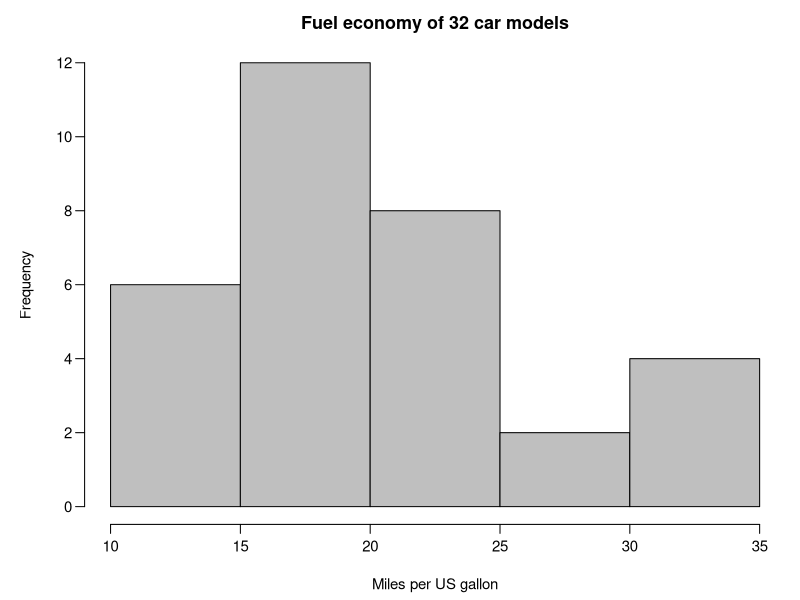
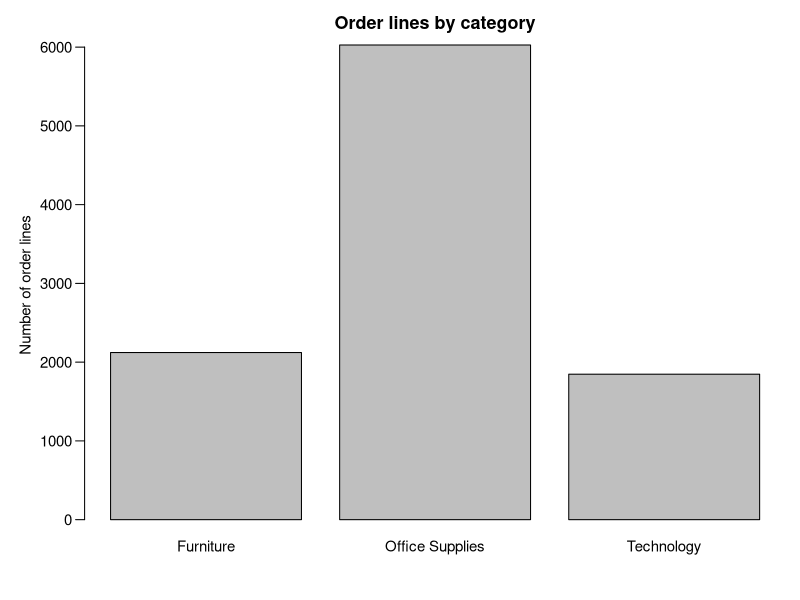
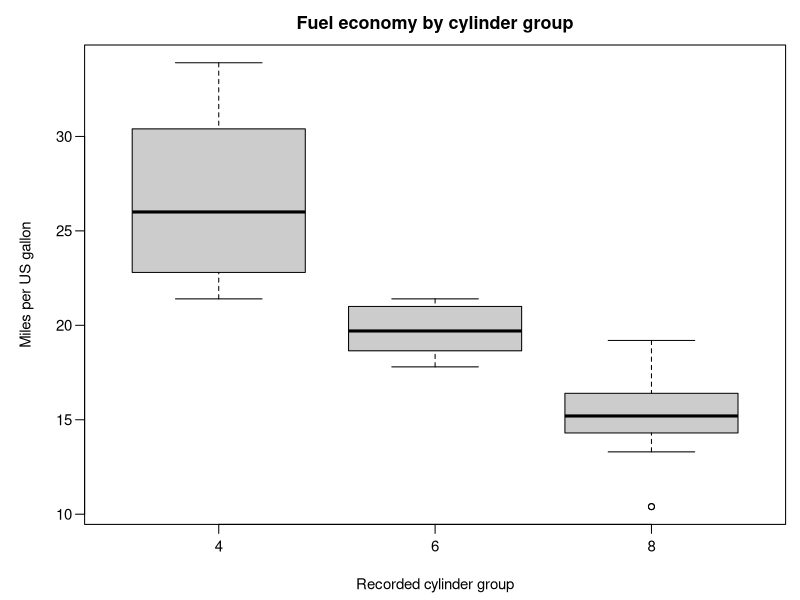
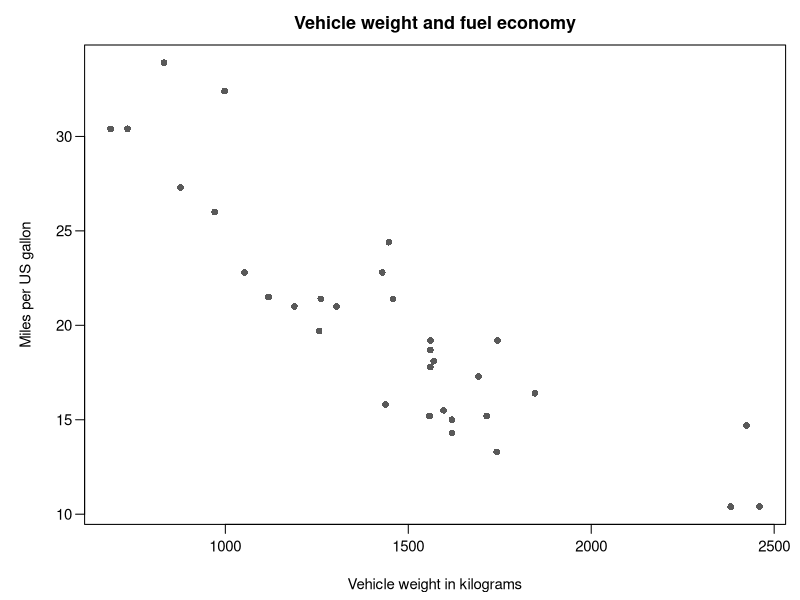
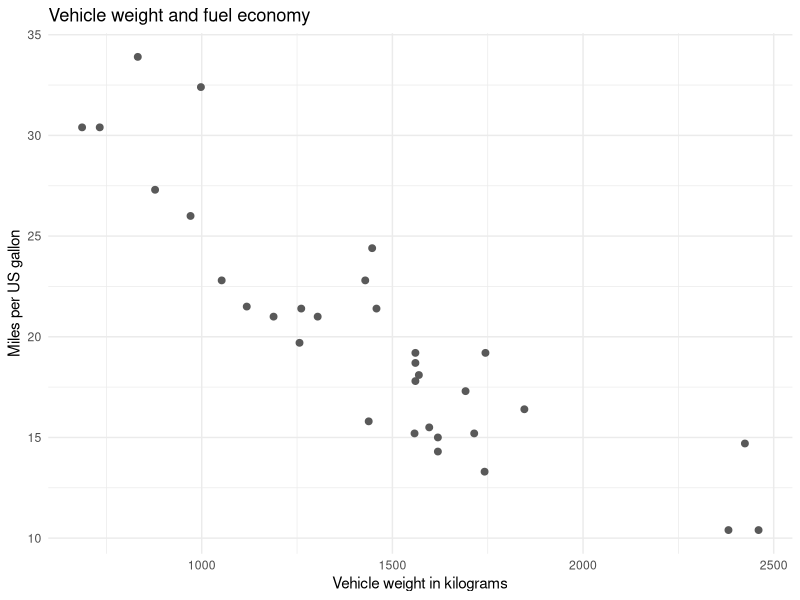
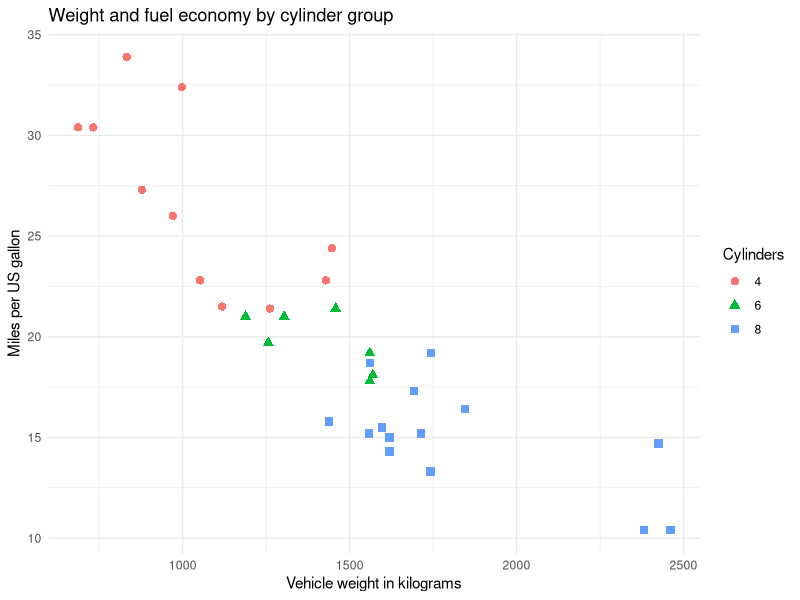
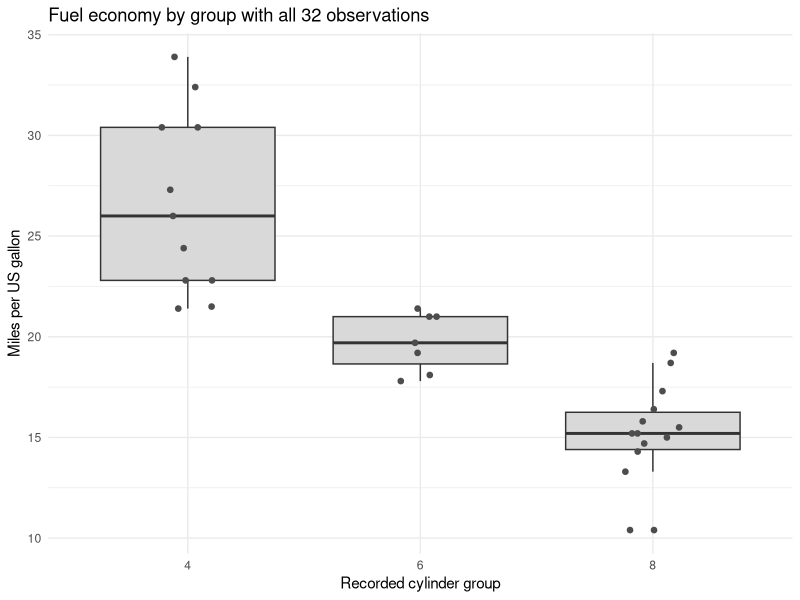
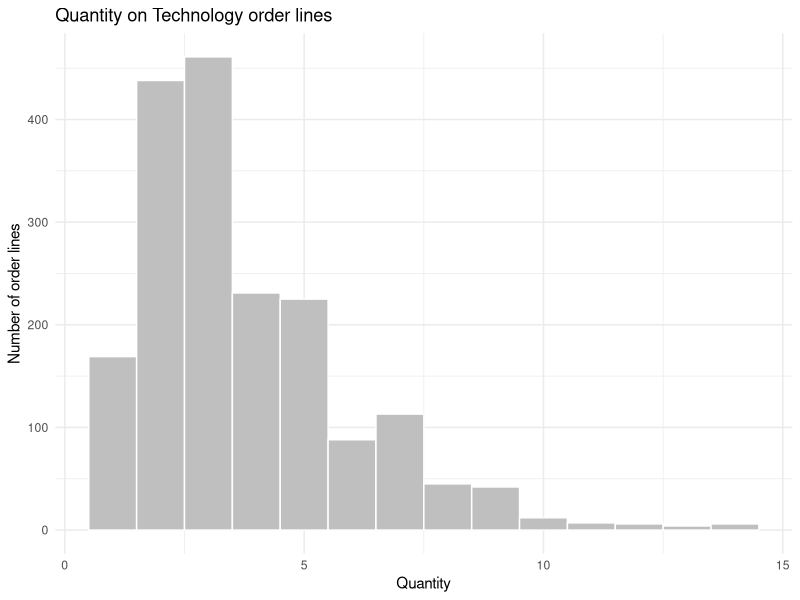

Write R code to recreate these figures, in order.
## ---- chunk 1
#| include: false
knitr::opts_chunk$set(message = FALSE, dpi = 200)
## ---- chunk 2
print("Hello, World!")
## ---- chunk 3
age <- 25          # Store a number
name <- "Alice"    # Store text
is_registered <- TRUE
age
## ---- chunk 4
typeof(age)
class(age)
typeof(25L)
typeof(name)
typeof(is_registered)
## ---- chunk 5
round(x = 12.345, digits = 2)
## ---- chunk 6
ages <- c(20, 22, 25, 28, 30)
length(ages)
## ---- chunk 7
1:5
seq(from = 2, to = 10, by = 2)
rep(x = 0, times = 3)
## ---- chunk 8
ages[3]           # Third value: 25
ages[2:4]         # Positions 2, 3 and 4: 22, 25, 28
ages[c(1, 5)]     # First and fifth values: 20, 30
## ---- chunk 9
ages >= 25
ages[ages >= 25]
## ---- chunk 10
ages[(ages >= 22) & (ages <= 28)]
## ---- chunk 11
score <- 65
if (score >= 50) {
  print("Pass")
} else {
  print("Below the pass mark")
}
## ---- chunk 12
for (number in 1:3) {
  print(number^2)
}
## ---- chunk 13
people <- data.frame(
  name = c("Alice", "Bob", "Eva"),
  age = c(25, 30, 22)
)
people
## ---- chunk 14
car_data <- mtcars
## ---- chunk 15
class(car_data)
dim(car_data)
nrow(car_data)
ncol(car_data)
names(car_data)
## ---- chunk 16
car_data[1:3, c("mpg", "wt", "cyl")]
class(car_data["mpg"])
class(car_data[["mpg"]])
## ---- chunk 17
head(x = car_data[c("mpg", "wt", "cyl")], n = 3)
tail(x = car_data[c("mpg", "wt", "cyl")], n = 2)
## ---- chunk 18
str(object = car_data[c("mpg", "wt", "cyl")])
summary(object = car_data[c("mpg", "wt")])
## ---- chunk 19
car_data$weight_kg <- car_data$wt * 453.59237
head(x = car_data[c("wt", "weight_kg")], n = 3)
## ---- chunk 20
efficient_cars <- car_data[
  car_data$mpg >= 25, c("mpg", "weight_kg", "cyl")
]
efficient_cars
## ---- chunk 21
efficient_cars[order(efficient_cars$weight_kg), ]
## ---- chunk 22
superstore <- read.csv(file = "data/r-introduction/superstore.csv")
head(x = superstore[c("Category", "Sales", "Profit")], n = 3)
## ---- chunk 23
values <- c(10, NA, 20)
is.na(values)
mean(x = values, na.rm = TRUE)
## ---- chunk 24
#| message: false
library(dplyr)
## ---- chunk 25
sales_columns <- select(superstore, Category, Sales, Profit)
technology <- filter(sales_columns, Category == "Technology")
largest_first <- arrange(technology, desc(Sales))
head(x = largest_first, n = 3)
## ---- chunk 26
sales_units <- mutate(largest_first, Sales_thousands = Sales / 1000)
head(x = sales_units, n = 3)
## ---- chunk 27
labelled_sales <- rename(sales_columns, Sales_USD = Sales)
head(x = labelled_sales, n = 3)
## ---- chunk 28
# Nested calls: read the innermost operation first
nested_technology <- select(
  filter(superstore, Category == "Technology"), Category, Sales, Profit
)

# Intermediate table: store each step
technology <- filter(superstore, Category == "Technology")
step_technology <- select(technology, Category, Sales, Profit)

# Pipeline: read the operations from top to bottom
piped_technology <- superstore %>%
  filter(Category == "Technology") %>%
  select(Category, Sales, Profit)

identical(x = nested_technology, y = piped_technology)
identical(x = step_technology, y = piped_technology)
head(x = piped_technology, n = 3)
## ---- chunk 29
multi_unit_totals <- superstore %>%
  filter(Quantity >= 2) %>%
  mutate(Sales_thousands = Sales / 1000) %>%
  group_by(Category) %>%
  summarise(lines = n(),
            sales_thousands = sum(Sales_thousands),
            .groups = "drop") %>%
  arrange(desc(sales_thousands))
multi_unit_totals
## ---- chunk 30
#| echo: false
par(mar = c(4.2, 4.7, 2.5, 0.8), mgp = c(2.8, 0.7, 0), las = 1, cex = 0.9)
## ---- chunk 31
hist(x = car_data$mpg, breaks = 6,
     main = "Fuel economy of 32 car models",
     xlab = "Miles per US gallon", col = "gray75")
## ---- chunk 32
#| echo: false
par(mar = c(4.2, 4.7, 2.5, 0.8), mgp = c(2.8, 0.7, 0), las = 1, cex = 0.9)
## ---- chunk 33
category_counts <- table(superstore$Category)
barplot(height = category_counts, main = "Order lines by category",
        ylab = "Number of order lines", col = "gray75")
## ---- chunk 34
car_data$cylinders <- factor(x = car_data$cyl)
## ---- chunk 35
#| echo: false
par(mar = c(4.2, 4.7, 2.5, 0.8), mgp = c(2.8, 0.7, 0), las = 1, cex = 0.9)
## ---- chunk 36
#| fig-height: 3.8
boxplot(mpg ~ cylinders, data = car_data,
        main = "Fuel economy by cylinder group",
        xlab = "Recorded cylinder group", ylab = "Miles per US gallon",
        col = "gray80")
## ---- chunk 37
#| echo: false
par(mar = c(4.2, 4.7, 2.5, 0.8), mgp = c(2.8, 0.7, 0), las = 1, cex = 0.9)
## ---- chunk 38
#| fig-height: 3.8
plot(x = car_data$weight_kg, y = car_data$mpg,
     main = "Vehicle weight and fuel economy",
     xlab = "Vehicle weight in kilograms", ylab = "Miles per US gallon",
     pch = 16, cex = 1, col = "gray35")
## ---- chunk 39
library(ggplot2)
## ---- chunk 40
p <- ggplot(data = car_data,
            mapping = aes(x = weight_kg, y = mpg))
## ---- chunk 41
p <- p + geom_point(size = 2, colour = "gray35")
## ---- chunk 42
p +
  labs(title = "Vehicle weight and fuel economy",
       x = "Vehicle weight in kilograms", y = "Miles per US gallon") +
  theme_minimal()
## ---- chunk 43
ggplot(data = car_data,
       mapping = aes(x = weight_kg, y = mpg,
                     colour = cylinders, shape = cylinders)) +
  geom_point(size = 2.5) +
  labs(title = "Weight and fuel economy by cylinder group",
       x = "Vehicle weight in kilograms", y = "Miles per US gallon",
       colour = "Cylinders", shape = "Cylinders") +
  theme_minimal()
## ---- chunk 44
#| fig-height: 3.8
ggplot(data = car_data, mapping = aes(x = cylinders, y = mpg)) +
  geom_boxplot(fill = "gray85", outlier.shape = NA) +
  geom_point(position = position_jitter(width = 0.12, height = 0, seed = 312),
             size = 1.6, colour = "gray30") +
  labs(title = "Fuel economy by group with all 32 observations",
       x = "Recorded cylinder group", y = "Miles per US gallon") +
  theme_minimal()
## ---- chunk 45
superstore %>%
  filter(Category == "Technology") %>%
  ggplot(mapping = aes(x = Quantity)) +
  geom_histogram(binwidth = 1, boundary = 0.5,
                 fill = "gray75", colour = "white") +
  labs(title = "Quantity on Technology order lines",
       x = "Quantity", y = "Number of order lines") +
  theme_minimal()
## ---- chunk 46
superstore %>%
  group_by(Category) %>%
  summarise(sales_thousands = sum(Sales) / 1000, .groups = "drop") %>%
  ggplot(mapping = aes(x = Category, y = sales_thousands)) +
  geom_col(fill = "gray65") +
  labs(title = "Total sales by category",
       x = "Product category", y = "Sales in US$ thousands") +
  theme_minimal()
